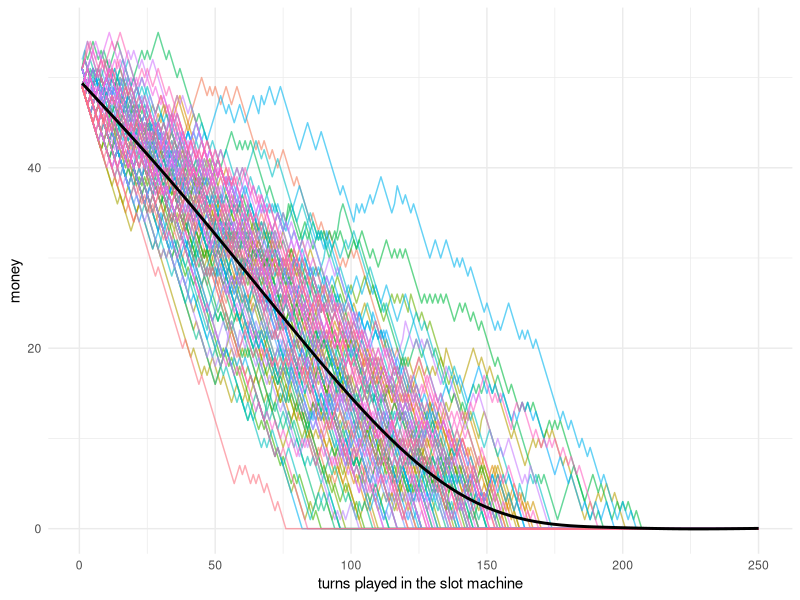

The R source for this figure:
## ---- chunk 1
sessionInfo()
## ---- chunk 2
# symbols of the slot machine
symbols <- c("diamond", "lemon", "melon", "heart", "7", "bell", "horseshoe", "cherry", "bar")

slotmachine <- function(n.plays, money) {
   # initiate counter, money, and results 
   n <- 1
   money <- money
   results <- matrix(0, n.plays, 2, dimnames = list(NULL, c("n", "money")))
   
   # while the maximum number of plays 
   while (n <= n.plays) {
      
      # if there is money to spent, keep on playing
      if (money > 0) {
         sample <- sample(symbols, 3, replace = TRUE)
         n.unique <- length(unique(sample))
         
         if (n.unique == 3) {
            money <- money - 1
         } else if ((n.unique == 2)) {
            money <- money + 1
         } else {
            money <- money + 2
         }
      }
      
      # keep track on the money and turn
      results[n,"money"] <- money
      results[n,"n"] <- n
      n = n + 1
   }
   
   return(results)
}
## ---- chunk 3
# simulation parameters
n.sim <- 100
n.plays <- 250 
money <- 50

# fix the seed
set.seed(1)

# run the simulation n.sim times
simulation <- replicate(n.sim, slotmachine(n.plays, money), simplify = FALSE)

# add a simulation index
results <- cbind(do.call(rbind, simulation), sim = rep(1:n.sim, each = n.plays))
results <- as.data.frame(results)
## ---- chunk 4
# create a spaghetti plot of the simulation results
library(ggplot2)

ggplot(results, aes(x = n, y = money)) +
   geom_line(
      size=.5, 
      aes(group = sim, colour = as.factor(sim)),
      alpha = 0.6) +  
   geom_smooth(
      formula = y ~ s(x, bs = "cs"), 
      method = 'gam', 
      se = FALSE, 
      colour="black", 
      size=1) + 
   theme_minimal() + 
   theme(legend.position="none") +
   xlab("turns played in the slot machine")
